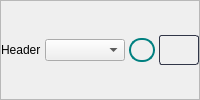
             <widget class="QFrame" name="header_2">
              <property name="maximumSize">
               <size>
                <width>16777215</width>
                <height>16777215</height>
               </size>
              </property>
              <property name="frameShape">
               <enum>QFrame::StyledPanel</enum>
              </property>
              <property name="frameShadow">
               <enum>QFrame::Raised</enum>
              </property>
              <layout class="QHBoxLayout" name="horizontalLayout_12">
               <property name="spacing">
                <number>4</number>
               </property>
               <property name="leftMargin">
                <number>0</number>
               </property>
               <property name="topMargin">
                <number>0</number>
               </property>
               <property name="rightMargin">
                <number>0</number>
               </property>
               <property name="bottomMargin">
                <number>0</number>
               </property>
               <item>
                <widget class="QLabel" name="header_1">
                 <property name="minimumSize">
                  <size>
                   <width>0</width>
                   <height>0</height>
                  </size>
                 </property>
                 <property name="maximumSize">
                  <size>
                   <width>70</width>
                   <height>16777215</height>
                  </size>
                 </property>
                 <property name="text">
                  <string>Header</string>
                 </property>
                </widget>
               </item>
               <item>
                <widget class="QComboBox" name="changeSelectedColor_2">
                 <property name="minimumSize">
                  <size>
                   <width>80</width>
                   <height>0</height>
                  </size>
                 </property>
                 <property name="maximumSize">
                  <size>
                   <width>80</width>
                   <height>16777215</height>
                  </size>
                 </property>
                </widget>
               </item>
               <item>
                <widget class="QLabel" name="selectedColor_2">
                 <property name="minimumSize">
                  <size>
                   <width>0</width>
                   <height>24</height>
                  </size>
                 </property>
                 <property name="maximumSize">
                  <size>
                   <width>50</width>
                   <height>24</height>
                  </size>
                 </property>
                 <property name="styleSheet">
                  <string notr="true">QLabel{
	border: 2px solid teal;
	border-radius: 12px;
}</string>
                 </property>
                 <property name="text">
                  <string/>
                 </property>
                </widget>
               </item>
               <item>
                <widget class="QPushButton" name="colorPicker_2">
                 <property name="minimumSize">
                  <size>
                   <width>40</width>
                   <height>30</height>
                  </size>
                 </property>
                 <property name="maximumSize">
                  <size>
                   <width>40</width>
                   <height>30</height>
                  </size>
                 </property>
                 <property name="cursor">
                  <cursorShape>PointingHandCursor</cursorShape>
                 </property>
                 <property name="styleSheet">
                  <string notr="true">QPushButton { 
	   border: 1px  solid  rgb(49, 54, 72);
	border-radius: 3px;
 background: qlineargradient(x1: 0, y1: 0, x2: 0, y2: 1,
                                stop: 0 #13161f, stop: 0.4 #161924,
                                stop: 0.5 #171c26, stop: 1.0 #1b202c);
}

QPushButton:hover{
	background:rgb(62, 62, 62);
	border-radius: 3px;
}</string>
                 </property>
                 <property name="text">
                  <string/>
                 </property>
                
                </widget>
               </item>
              </layout>
             </widget>
